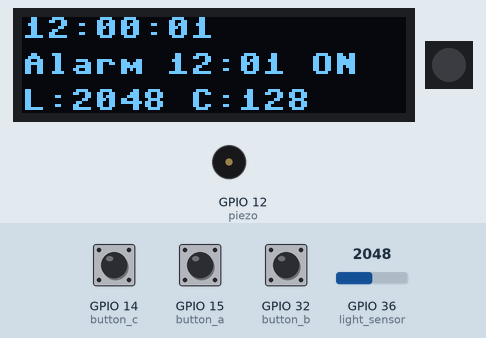
Recording of a program running on a simulated ESP32 board running MicroPython. Parts: 128×32 one-colour display, 1 RGB LEDs in strip order, left to right, buzzer (waves = sounding). Inputs (shaded band) come from the test bench; at power-on: GPIO 15 (button_a) HIGH, GPIO 36 (light_sensor) = 2048, GPIO 14 (button_c) HIGH, GPIO 32 (button_b) HIGH (analog values on the 0–4095 scale). The clock reads 2024-03-15 10:24:30 at power-on unless the program sets it; what the program prints to the serial console is not drawn.

Above: at 1.2 s.
1.3 s: GPIO 15 (button_a) pulled LOW for 0.15 s
At 2.3 s:
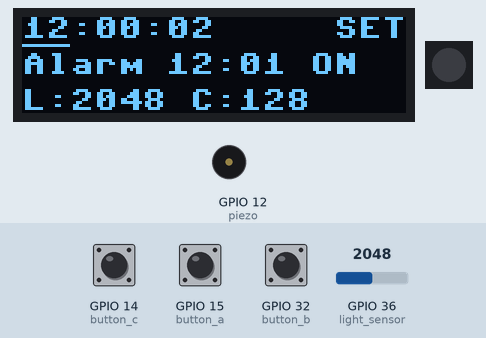
4.4 s: GPIO 36 (light_sensor) set to 2866
At 6.6 s:
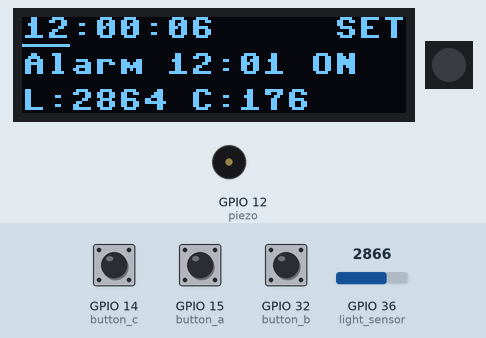
7.4 s: GPIO 14 (button_c) pulled LOW for 0.15 s
At 8.3 s:
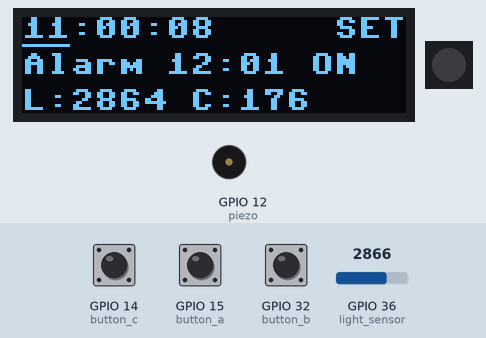
9.5 s: GPIO 32 (button_b) pulled LOW for 0.15 s
At 10.8 s:
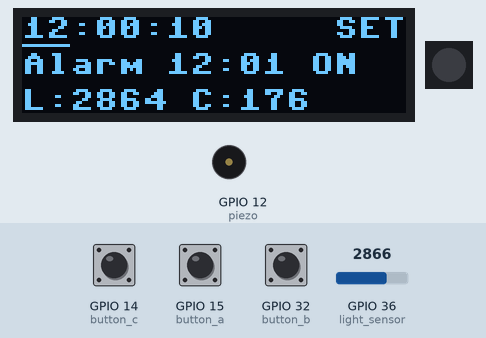
11.5 s: GPIO 14 (button_c) pulled LOW for 1 s
At 12.8 s:
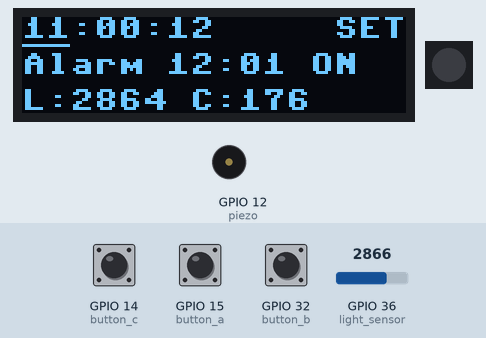
14.0 s: GPIO 15 (button_a) pulled LOW for 1 s
At 14.8 s:
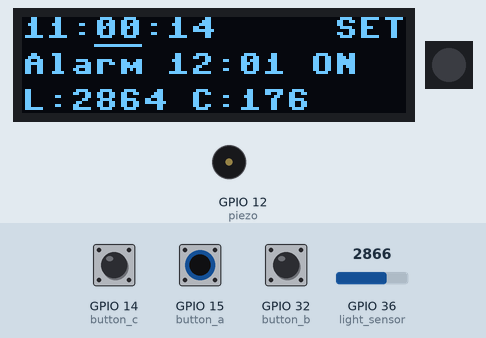
Timing chart, 0 to 17.0 s (numbered marks = the images above; inputs shaded):
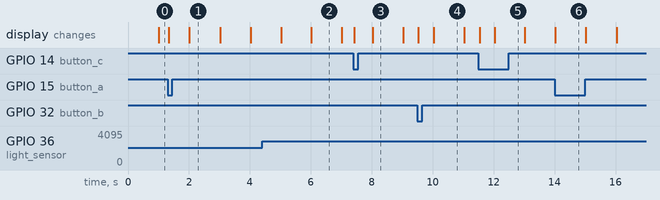

The program:

alarm_clock.py
```python
# Reusable alarm clock from Lab 3 checkpoint 4.
# Importing this module performs all hardware setup (OLED, light sensor, piezo,
# NeoPixel, buttons, button IRQs) and schedules the alarm. One iteration of the
# main loop is exposed as step(); callers run their own `while True:` loop and
# can nudge `scroll_x` / `scroll_y` to shift the entire display.

from machine import RTC, I2C, Pin, ADC, PWM
import micropython
import neopixel
import time
import ssd1306

SCREEN_W = 128
SCREEN_H = 32

rtc = RTC()
rtc.datetime((2026, 10, 14, 1, 12, 0, 0, 0))

i2c = I2C(0, scl=Pin(20), sda=Pin(22), freq=400000)
oled = ssd1306.SSD1306_I2C(SCREEN_W, SCREEN_H, i2c)

light_sensor = ADC(Pin(36))
light_sensor.atten(ADC.ATTN_11DB)
light_sensor.width(ADC.WIDTH_12BIT)

MIN_CONTRAST = 1
MAX_CONTRAST = 255
CONTRAST_STEP = 8
LIGHT_SMOOTHING = 0.2

piezo = PWM(Pin(12))
piezo.freq(2000)
piezo.duty_u16(0)

neopixel_power = Pin(2, Pin.OUT)
neopixel_power.value(1)
np_led = neopixel.NeoPixel(Pin(0, Pin.OUT), 1)
np_led[0] = (0, 0, 0)
np_led.write()

ALARM_COLOR = (64, 0, 0)
RING_TOGGLE_MS = 250
RING_TIMEOUT_MS = 60000

button_a = Pin(15, Pin.IN, Pin.PULL_UP)
button_b = Pin(32, Pin.IN, Pin.PULL_UP)
button_c = Pin(14, Pin.IN, Pin.PULL_UP)

DEBOUNCE_MS = 50

(MODE_RUN, MODE_HOUR, MODE_MINUTE, MODE_SECOND,
 MODE_ALARM_HOUR, MODE_ALARM_MINUTE) = range(6)
NUM_MODES = 6
TIME_FIELDS = {
    MODE_HOUR: (4, 24),
    MODE_MINUTE: (5, 60),
    MODE_SECOND: (6, 60),
}
UNDERLINE_POS = {
    MODE_HOUR: (0, 9),
    MODE_MINUTE: (24, 9),
    MODE_SECOND: (48, 9),
    MODE_ALARM_HOUR: (48, 21),
    MODE_ALARM_MINUTE: (72, 21),
}

mode = MODE_RUN
needs_redraw = True

alarm_hours = 12
alarm_minutes = 1
alarm_enabled = True

ringing = False
ring_start_ms = 0
ring_toggle_ms = 0
ring_on = False
alarm_fired = False

# Display scroll offset. External code (e.g. the Lab 4 tilt-scrolling script)
# can mutate these to shift the entire rendered display.
scroll_x = 0
scroll_y = 0


def set_ring_output(on):
    global ring_on
    ring_on = on
    piezo.duty_u16(32768 if on else 0)
    np_led[0] = ALARM_COLOR if on else (0, 0, 0)
    np_led.write()


def start_ringing():
    global ringing, ring_start_ms, ring_toggle_ms, needs_redraw
    ringing = True
    ring_start_ms = ring_toggle_ms = time.ticks_ms()
    set_ring_output(True)
    needs_redraw = True
    print("Alarm ringing")


def stop_ringing():
    global ringing, needs_redraw
    ringing = False
    set_ring_output(False)
    needs_redraw = True
    print("Alarm stopped")


def change_field(step):
    global alarm_hours, alarm_minutes, alarm_fired, needs_redraw

    if mode in TIME_FIELDS:
        index, limit = TIME_FIELDS[mode]
        now = list(rtc.datetime())
        now[index] = (now[index] + step) % limit
        now[7] = 0
        rtc.datetime(tuple(now))
    elif mode == MODE_ALARM_HOUR:
        alarm_hours = (alarm_hours + step) % 24
    elif mode == MODE_ALARM_MINUTE:
        alarm_minutes = (alarm_minutes + step) % 60
    else:
        return
    alarm_fired = False
    needs_redraw = True


def handle_a(_):
    global mode, needs_redraw
    if ringing:
        stop_ringing()
        return
    mode = (mode + 1) % NUM_MODES
    needs_redraw = True


def handle_b(_):
    global alarm_enabled, needs_redraw
    if ringing:
        stop_ringing()
        return
    if mode == MODE_RUN:
        alarm_enabled = not alarm_enabled
        needs_redraw = True
    else:
        change_field(1)


def handle_c(_):
    if ringing:
        stop_ringing()
        return
    change_field(-1)


def _make_isr(handler):
    last_press_ms = 0

    def isr(_):
        nonlocal last_press_ms
        now = time.ticks_ms()
        if time.ticks_diff(now, last_press_ms) < DEBOUNCE_MS:
            return
        last_press_ms = now
        micropython.schedule(handler, 0)

    return isr


button_a.irq(trigger=Pin.IRQ_FALLING, handler=_make_isr(handle_a))
button_b.irq(trigger=Pin.IRQ_FALLING, handler=_make_isr(handle_b))
button_c.irq(trigger=Pin.IRQ_FALLING, handler=_make_isr(handle_c))


def light_to_contrast(light):
    return MIN_CONTRAST + (MAX_CONTRAST - MIN_CONTRAST) * light // 4095


def put_text(s, x, y):
    # Draw text with the module's scroll offset, replicating it so content
    # that leaves one edge reappears on the opposite edge.
    px = (x + scroll_x) % SCREEN_W
    py = (y + scroll_y) % SCREEN_H
    oled.text(s, px, py)
    oled.text(s, px - SCREEN_W, py)
    oled.text(s, px, py - SCREEN_H)
    oled.text(s, px - SCREEN_W, py - SCREEN_H)


def put_hline(x, y, w):
    px = (x + scroll_x) % SCREEN_W
    py = (y + scroll_y) % SCREEN_H
    oled.framebuf.hline(px, py, w, 1)
    oled.framebuf.hline(px - SCREEN_W, py, w, 1)
    oled.framebuf.hline(px, py - SCREEN_H, w, 1)
    oled.framebuf.hline(px - SCREEN_W, py - SCREEN_H, w, 1)


def draw(hours, minutes, seconds, light, contrast):
    oled.fill(0)
    put_text("{:02d}:{:02d}:{:02d}".format(hours, minutes, seconds), 0, 0)
    put_text("Alarm {:02d}:{:02d} {}".format(
        alarm_hours, alarm_minutes, "ON" if alarm_enabled else "OFF"), 0, 12)
    if ringing:
        put_text("ALARM!", 0, 24)
    else:
        put_text("L:{:4d} C:{:3d}".format(light, contrast), 0, 24)
    if mode != MODE_RUN:
        x, y = UNDERLINE_POS[mode]
        put_hline(x, y, 16)
        put_text("SET", 104, 0)
    oled.show()


# Loop state kept across step() calls.
_last_second = -1
_light = light_sensor.read()
_contrast = light_to_contrast(_light)
oled.contrast(_contrast)


def step():
    global _last_second, _light, _contrast
    global alarm_fired, needs_redraw
    global ring_toggle_ms

    smoothed = (1 - LIGHT_SMOOTHING) * _light + LIGHT_SMOOTHING * light_sensor.read()
    _light = round(smoothed)

    target = light_to_contrast(_light)
    if (abs(target - _contrast) >= CONTRAST_STEP
            or (target != _contrast and target in (MIN_CONTRAST, MAX_CONTRAST))):
        _contrast = target
        oled.contrast(_contrast)

    year, month, day, weekday, hours, minutes, seconds, _ = rtc.datetime()

    at_alarm_time = hours == alarm_hours and minutes == alarm_minutes
    if not at_alarm_time:
        alarm_fired = False
    elif alarm_enabled and not alarm_fired and not ringing and mode == MODE_RUN:
        alarm_fired = True
        start_ringing()

    if ringing:
        now = time.ticks_ms()
        if time.ticks_diff(now, ring_start_ms) >= RING_TIMEOUT_MS:
            stop_ringing()
        elif time.ticks_diff(now, ring_toggle_ms) >= RING_TOGGLE_MS:
            ring_toggle_ms = now
            set_ring_output(not ring_on)

    if seconds != _last_second or needs_redraw:
        _last_second = seconds
        needs_redraw = False
        draw(hours, minutes, seconds, _light, _contrast)


def request_redraw():
    global needs_redraw
    needs_redraw = True


def run():
    while True:
        step()
        time.sleep_ms(20)


if __name__ == "__main__":
    print("alarm_clock stand-alone")
    run()
```

Measured:
- after the input at 1.3 s, the display: first changes at once (image 1 shows a later state)
- what the display in image 1 shows lasts 1.0 s, from 2.0 s to 3.0 s
